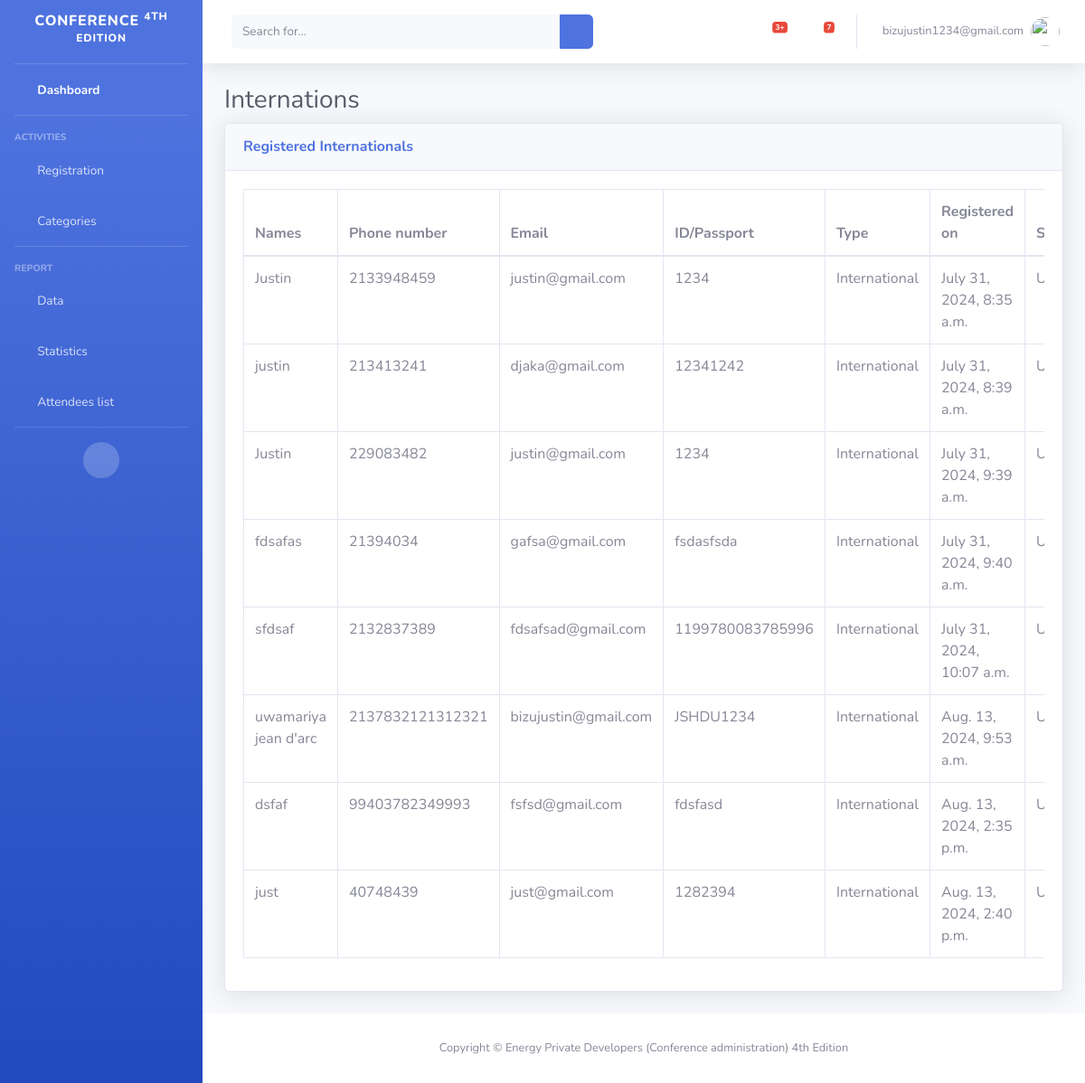
Page /administration/internationls (signed in) on the committed database.
### conference_planning/models.py (models this page shows, shortened)
class Attendees(models.Model):
    class AttendeeType(models.TextChoices):
        LOCAL = "Local", "Local"
        INTERNATIONAL = "International", "International"
        STUDENT = "Student", "Student"
    STATUS_CHOICES = [
        ('organizer', 'Organizer'),
        ('delegate', 'Delegate'),
        ('exhibitor', 'Exhibitor'),
        ('student', 'Student'),
        ('media', 'Media')
    ]
    names = models.CharField(max_length=250)
    email = models.EmailField()
    identity = models.CharField(max_length=50)
    phone = models.CharField(max_length=20)
    country = models.CharField(max_length=100)
    organization = models.CharField(max_length=100, null=True, blank=True)
    university = models.CharField(max_length=100, null=True, blank=True)
    student_number = models.CharField(max_length=50, null=True, blank=True)
    category = models.CharField(max_length=100, choices=STATUS_CHOICES, default='choose your category')
    attendee_type = models.CharField(max_length=30, choices=AttendeeType.choices, default=AttendeeType.LOCAL, unique=False)
    registered_on = models.DateTimeField(auto_now_add=True)
    STATUS_CHOICES = [
        ('unpaid', 'Unpaid'),
        ('paid', 'Paid'),
    ]
    status = models.CharField(
        max_length=100,
        choices=STATUS_CHOICES,
        default='unpaid',
    )
    class Meta:
        verbose_name_plural = 'Attendees'

### conference_planning/views.py (the view)
# urls.py: path('internationls', views.internationals, name = 'internationals'),
@login_required
def internationals(request):
    international_list = Attendees.objects.filter(attendee_type='International').order_by('id')
    context = {'internationals': international_list}
    return render(request, 'conference_planning/administration/internationals_list.html', context)

### conference_planning/templates/conference_planning/administration/internationals_list.html (shortened to what this page needs)
{% load static %}
<!DOCTYPE html>
<html lang="en">
<head>
    <link href="{% static 'administration/vendor/fontawesome-free/css/all.min.css' %}" rel="stylesheet" type="text/css">
    <link href="{% static 'administration/css/sb-admin-2.min.css' %}" rel="stylesheet">
</head>
<body id="page-top">
 <div id="wrapper">
    <ul class="navbar-nav bg-gradient-primary sidebar sidebar-dark accordion" id="accordionSidebar">
        <a class="sidebar-brand d-flex align-items-center justify-content-center" href="{% url 'administration:dashboard' %}">
            <div class="sidebar-brand-text mx-3">Conference <sup>4Th Edition</sup></div>
        </a>
        <hr class="sidebar-divider my-0">
        <li class="nav-item active">
            <a class="nav-link" href="{% url 'administration:dashboard' %}">
                <i class="fas fa-fw fa-tachometer-alt"></i>
                <span>Dashboard</span></a>
        </li>
        <hr class="sidebar-divider">
        <div class="sidebar-heading">
            Activities
        </div>
        <li class="nav-item">
            <a class="nav-link collapsed" href="#" data-toggle="collapse" data-target="#collapseTwo"
                aria-expanded="true" aria-controls="collapseTwo">
                <i class="fas fa-fw fa-cog"></i>
                <span>Registration</span>
            </a>
        </li>
        <li class="nav-item">
            <a class="nav-link collapsed" href="#" data-toggle="collapse" data-target="#collapseUtilities"
                aria-expanded="true" aria-controls="collapseUtilities">
                <i class="fas fa-fw fa-wrench"></i>
                <span>Categories</span>
            </a>
        </li>
        <hr class="sidebar-divider">
        <div class="sidebar-heading">
            Report
        </div>
        <li class="nav-item">
            <a class="nav-link collapsed" href="#" data-toggle="collapse" data-target="#collapsePages"
                aria-expanded="true" aria-controls="collapsePages">
                <i class="fas fa-fw fa-folder"></i>
                <span>Data</span>
            </a>
        </li>
        <li class="nav-item">
            <a class="nav-link" href="#">
                <i class="fas fa-fw fa-chart-area"></i>
                <span>Statistics</span></a>
        </li>
        <li class="nav-item">
            <a class="nav-link" href="{% url 'administration:attendees' %}">
                <i class="fas fa-fw fa-table"></i>
                <span>Attendees list</span></a>
        </li>
        <hr class="sidebar-divider d-none d-md-block">
        <div class="text-center d-none d-md-inline">
            <button class="rounded-circle border-0" id="sidebarToggle"></button>
        </div>
    </ul>
        <div id="content-wrapper" class="d-flex flex-column">
            <div id="content">
                <nav class="navbar navbar-expand navbar-light bg-white topbar mb-4 static-top shadow">
                    <form
                        class="d-none d-sm-inline-block form-inline mr-auto ml-md-3 my-2 my-md-0 mw-100 navbar-search">
                        <div class="input-group">
                            <input type="text" class="form-control bg-light border-0 small" placeholder="Search for..."
                                aria-label="Search" aria-describedby="basic-addon2">
                            <div class="input-group-append">
                                <button class="btn btn-primary" type="button">
                                    <i class="fas fa-search fa-sm"></i>
                                </button>
                            </div>
                        </div>
                    </form>
                    <ul class="navbar-nav ml-auto">
                        <li class="nav-item dropdown no-arrow mx-1">
                            <a class="nav-link dropdown-toggle" href="#" id="alertsDropdown" role="button"
                                data-toggle="dropdown" aria-haspopup="true" aria-expanded="false">
                                <i class="fas fa-bell fa-fw"></i>
                                <span class="badge badge-danger badge-counter">3+</span>
                            </a>
                        </li>
                        <li class="nav-item dropdown no-arrow mx-1">
                            <a class="nav-link dropdown-toggle" href="#" id="messagesDropdown" role="button"
                                data-toggle="dropdown" aria-haspopup="true" aria-expanded="false">
                                <i class="fas fa-envelope fa-fw"></i>
                                <span class="badge badge-danger badge-counter">7</span>
                            </a>
                        </li>
                        <li class="nav-item dropdown no-arrow">
                            <a class="nav-link dropdown-toggle" href="#" id="userDropdown" role="button"
                                data-toggle="dropdown" aria-haspopup="true" aria-expanded="false">
                                <span class="mr-2 d-none d-lg-inline text-gray-600 small">{{ user.email }}</span>
                                <img class="img-profile rounded-circle"
                                    src="{% static 'administration/img/undraw_profile.svg' %}">
                            </a>
                        </li>
                    </ul>
                </nav>
                <div class="container-fluid">
                    <h1 class="h3 mb-2 text-gray-800">Internations</h1>
                    <div class="card shadow mb-4">
                        <div class="card-header py-3">
                            <h6 class="m-0 font-weight-bold text-primary">Registered Internationals </h6>
                        </div>
                        <div class="card-body">
                            <div class="table-responsive">
                                <table class="table table-bordered" id="dataTable" width="100%" cellspacing="0">
                                    <thead>
                                        <tr>
                                            <th>Names</th>
                                            <th>Phone number</th>
                                            <th>Email</th>
                                            <th>ID/Passport</th>
                                            <th>Type</th>
                                            <th>Registered on</th>
                                            <th>Status</th>
                                        </tr>
                                    </thead>
                                    <tbody>
                                        {% for international in internationals %}
                                        <tr>
                                            <td>{{ international.names }}</td>
                                            <td>{{ international.phone }}</td>
                                            <td>{{ international.email }}</td>
                                            <td>{{ international.identity }}</td>
                                            <td>{{ international.attendee_type }}</td>
                                            <td>{{ international.registered_on }}</td>
                                            <td>Unpaid</td>
                                        </tr>
                                        {% endfor %}
                                    </tbody>
                                </table>
                            </div>
                        </div>
                    </div>
                </div>
            </div>
            <footer class="sticky-footer bg-white">
                <div class="container my-auto">
                    <div class="copyright text-center my-auto">
                        <span>Copyright &copy; Energy Private Developers (Conference administration) 4th Edition</span>
                    </div>
                </div>
            </footer>
        </div>
    </div>
</body>
</html>

### rows in the picture
Attendees: names "Justin", phone "2133948459", email "justin@gmail.com", identity "1234", attendee_type "International", registered_on "July 31, 2024, 8:35 a.m."
Attendees: names "justin", phone "213413241", email "djaka@gmail.com", identity "12341242", attendee_type "International", registered_on "July 31, 2024, 8:39 a.m."
Attendees: names "Justin", phone "229083482", email "justin@gmail.com", identity "1234", attendee_type "International", registered_on "July 31, 2024, 9:39 a.m."
Attendees: names "fdsafas", phone "21394034", email "gafsa@gmail.com", identity "fsdasfsda", attendee_type "International", registered_on "July 31, 2024, 9:40 a.m."
Attendees: names "sfdsaf", phone "2132837389", email "fdsafsad@gmail.com", identity "1199780083785996", attendee_type "International", registered_on "July 31, 2024, 10:07 a.m."
Attendees: names "uwamariya jean d'arc", phone "2137832121312321", email "bizujustin@gmail.com", identity "JSHDU1234", attendee_type "International", registered_on "Aug. 13, 2024, 9:53 a.m."
Attendees: names "dsfaf", phone "99403782349993", email "fsfsd@gmail.com", identity "fdsfasd", attendee_type "International", registered_on "Aug. 13, 2024, 2:35 p.m."
Attendees: names "just", phone "40748439", email "just@gmail.com", identity "1282394", attendee_type "International", registered_on "Aug. 13, 2024, 2:40 p.m."

### other values in the picture
{{ user.email }} "bizujustin1234@gmail.com"
